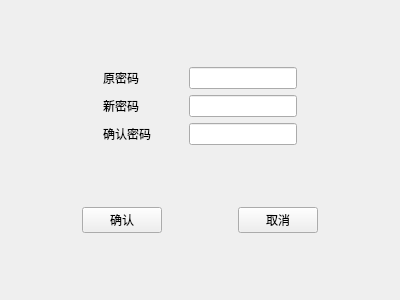
<?xml version="1.0" encoding="UTF-8"?>
<ui version="4.0">
 <class>change_stu_password</class>
 <widget class="QWidget" name="change_stu_password">
  <property name="geometry">
   <rect>
    <x>0</x>
    <y>0</y>
    <width>400</width>
    <height>300</height>
   </rect>
  </property>
  <property name="windowTitle">
   <string>Form</string>
  </property>
  <layout class="QGridLayout" name="gridLayout">
   <item row="0" column="0">
    <spacer name="verticalSpacer">
     <property name="orientation">
      <enum>Qt::Vertical</enum>
     </property>
     <property name="sizeHint" stdset="0">
      <size>
       <width>15</width>
       <height>50</height>
      </size>
     </property>
    </spacer>
   </item>
   <item row="1" column="0">
    <layout class="QHBoxLayout" name="horizontalLayout_5">
     <item>
      <spacer name="horizontalSpacer">
       <property name="orientation">
        <enum>Qt::Horizontal</enum>
       </property>
       <property name="sizeHint" stdset="0">
        <size>
         <width>40</width>
         <height>20</height>
        </size>
       </property>
      </spacer>
     </item>
     <item>
      <layout class="QVBoxLayout" name="verticalLayout">
       <item>
        <layout class="QHBoxLayout" name="horizontalLayout">
         <item>
          <widget class="QLabel" name="label">
           <property name="minimumSize">
            <size>
             <width>80</width>
             <height>0</height>
            </size>
           </property>
           <property name="text">
            <string>原密码</string>
           </property>
          </widget>
         </item>
         <item>
          <widget class="QLineEdit" name="lineEdit_oldpswd">
           <property name="echoMode">
            <enum>QLineEdit::Password</enum>
           </property>
          </widget>
         </item>
        </layout>
       </item>
       <item>
        <layout class="QHBoxLayout" name="horizontalLayout_2">
         <item>
          <widget class="QLabel" name="label_2">
           <property name="minimumSize">
            <size>
             <width>80</width>
             <height>0</height>
            </size>
           </property>
           <property name="text">
            <string>新密码</string>
           </property>
          </widget>
         </item>
         <item>
          <widget class="QLineEdit" name="lineEdit_newpswd">
           <property name="echoMode">
            <enum>QLineEdit::Password</enum>
           </property>
          </widget>
         </item>
        </layout>
       </item>
       <item>
        <layout class="QHBoxLayout" name="horizontalLayout_3">
         <item>
          <widget class="QLabel" name="label_3">
           <property name="minimumSize">
            <size>
             <width>80</width>
             <height>0</height>
            </size>
           </property>
           <property name="text">
            <string>确认密码</string>
           </property>
          </widget>
         </item>
         <item>
          <widget class="QLineEdit" name="lineEdit_confirm">
           <property name="echoMode">
            <enum>QLineEdit::Password</enum>
           </property>
          </widget>
         </item>
        </layout>
       </item>
      </layout>
     </item>
     <item>
      <spacer name="horizontalSpacer_2">
       <property name="orientation">
        <enum>Qt::Horizontal</enum>
       </property>
       <property name="sizeHint" stdset="0">
        <size>
         <width>40</width>
         <height>20</height>
        </size>
       </property>
      </spacer>
     </item>
    </layout>
   </item>
   <item row="2" column="0">
    <spacer name="verticalSpacer_2">
     <property name="orientation">
      <enum>Qt::Vertical</enum>
     </property>
     <property name="sizeHint" stdset="0">
      <size>
       <width>20</width>
       <height>51</height>
      </size>
     </property>
    </spacer>
   </item>
   <item row="3" column="0">
    <layout class="QHBoxLayout" name="horizontalLayout_4">
     <item>
      <spacer name="horizontalSpacer_3">
       <property name="orientation">
        <enum>Qt::Horizontal</enum>
       </property>
       <property name="sizeHint" stdset="0">
        <size>
         <width>40</width>
         <height>20</height>
        </size>
       </property>
      </spacer>
     </item>
     <item>
      <widget class="QPushButton" name="btnSure">
       <property name="text">
        <string>确认</string>
       </property>
      </widget>
     </item>
     <item>
      <spacer name="horizontalSpacer_5">
       <property name="orientation">
        <enum>Qt::Horizontal</enum>
       </property>
       <property name="sizeHint" stdset="0">
        <size>
         <width>40</width>
         <height>20</height>
        </size>
       </property>
      </spacer>
     </item>
     <item>
      <widget class="QPushButton" name="btnCancel">
       <property name="text">
        <string>取消</string>
       </property>
      </widget>
     </item>
     <item>
      <spacer name="horizontalSpacer_4">
       <property name="orientation">
        <enum>Qt::Horizontal</enum>
       </property>
       <property name="sizeHint" stdset="0">
        <size>
         <width>40</width>
         <height>20</height>
        </size>
       </property>
      </spacer>
     </item>
    </layout>
   </item>
   <item row="4" column="0">
    <spacer name="verticalSpacer_3">
     <property name="orientation">
      <enum>Qt::Vertical</enum>
     </property>
     <property name="sizeHint" stdset="0">
      <size>
       <width>20</width>
       <height>23</height>
      </size>
     </property>
    </spacer>
   </item>
  </layout>
 </widget>
 <resources/>
 <connections/>
</ui>
